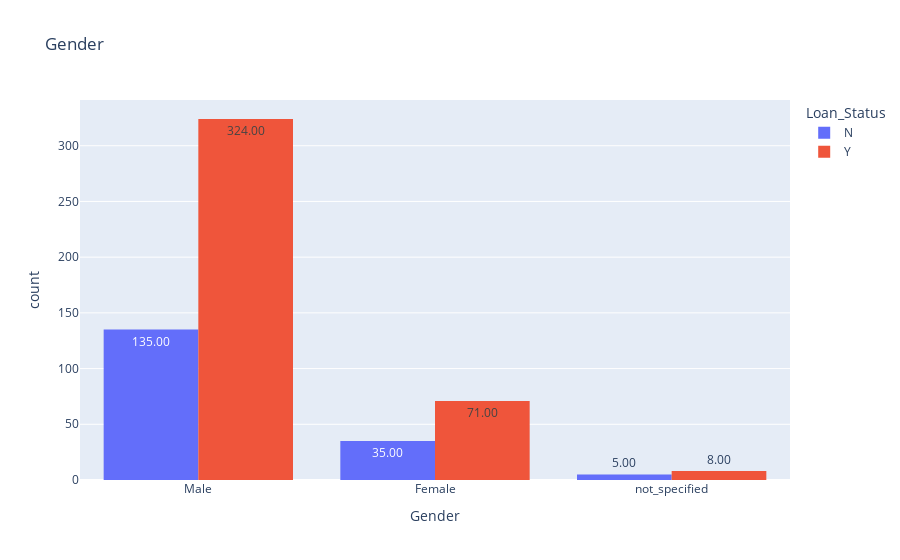
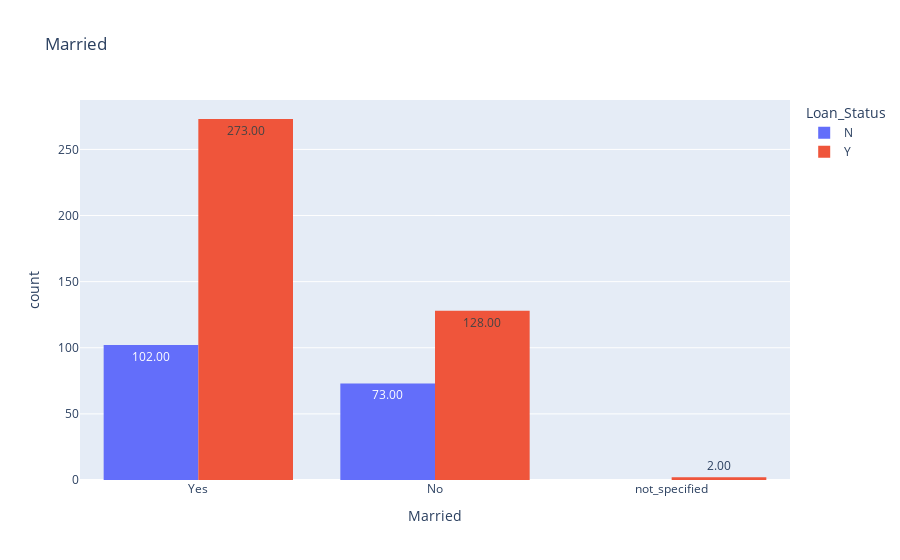
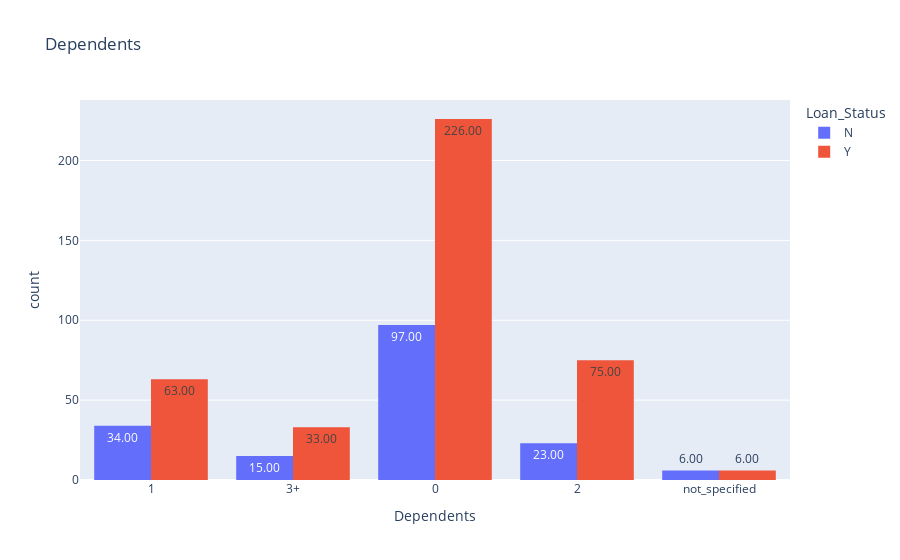
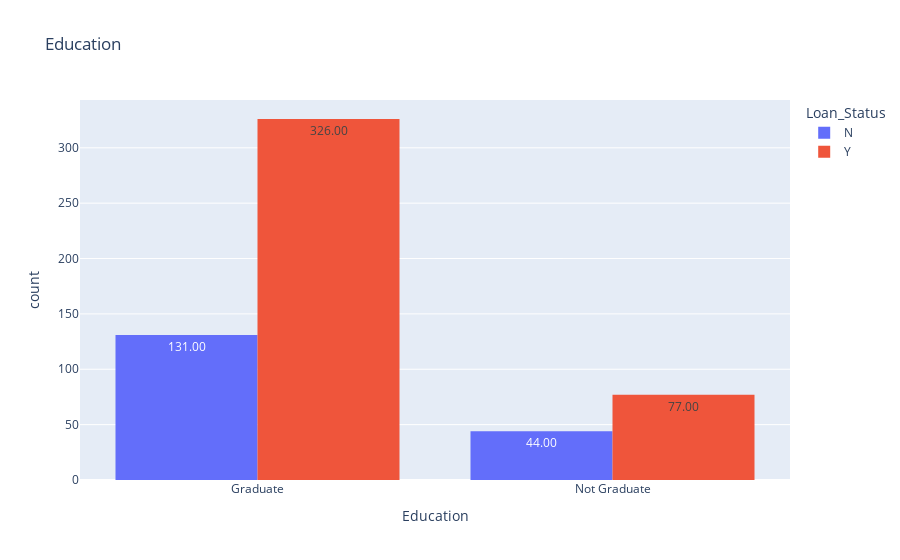

The cell these charts' notebook holds for them, in order:
### Markdown cell above
# EDA

### Code cell
for i in df.columns[:-1]:
    if df[i].dtype == 'object':
        plt.figure(figsize=(20,5))
        px.histogram(df,
                     x=i,
                     color='Loan_Status',
                     barmode="group",
                     text_auto=".2f",
                     title = i).show();

### Figure 1 — Plotly figure (JSON) as saved in the notebook; plotly's stock layout.template omitted (floating-point values rounded to 4 significant figures; data arrays with more than 128 entries replaced by an {"elided": "..."} marker saying what was removed)
{"data": [{"alignmentgroup": "True", "bingroup": "x", "hovertemplate": "Loan_Status=N<br>Gender=%{x}<br>count=%{y}<extra></extra>", "legendgroup": "N", "marker": {"color": "#636efa", "pattern": {"shape": ""}}, "name": "N", "offsetgroup": "N", "orientation": "v", "showlegend": true, "texttemplate": "%{value:.2f}", "type": "histogram", "x": {"elided": "175 str values"}, "xaxis": "x", "yaxis": "y"}, {"alignmentgroup": "True", "bingroup": "x", "hovertemplate": "Loan_Status=Y<br>Gender=%{x}<br>count=%{y}<extra></extra>", "legendgroup": "Y", "marker": {"color": "#EF553B", "pattern": {"shape": ""}}, "name": "Y", "offsetgroup": "Y", "orientation": "v", "showlegend": true, "texttemplate": "%{value:.2f}", "type": "histogram", "x": {"elided": "403 str values"}, "xaxis": "x", "yaxis": "y"}], "layout": {"barmode": "group", "legend": {"title": {"text": "Loan_Status"}, "tracegroupgap": 0}, "title": {"text": "Gender"}, "xaxis": {"anchor": "y", "domain": [0, 1], "title": {"text": "Gender"}}, "yaxis": {"anchor": "x", "domain": [0, 1], "title": {"text": "count"}}}}

### Figure 2 — Plotly figure (JSON) as saved in the notebook; plotly's stock layout.template omitted (floating-point values rounded to 4 significant figures; data arrays with more than 128 entries replaced by an {"elided": "..."} marker saying what was removed)
{"data": [{"alignmentgroup": "True", "bingroup": "x", "hovertemplate": "Loan_Status=N<br>Married=%{x}<br>count=%{y}<extra></extra>", "legendgroup": "N", "marker": {"color": "#636efa", "pattern": {"shape": ""}}, "name": "N", "offsetgroup": "N", "orientation": "v", "showlegend": true, "texttemplate": "%{value:.2f}", "type": "histogram", "x": {"elided": "175 str values"}, "xaxis": "x", "yaxis": "y"}, {"alignmentgroup": "True", "bingroup": "x", "hovertemplate": "Loan_Status=Y<br>Married=%{x}<br>count=%{y}<extra></extra>", "legendgroup": "Y", "marker": {"color": "#EF553B", "pattern": {"shape": ""}}, "name": "Y", "offsetgroup": "Y", "orientation": "v", "showlegend": true, "texttemplate": "%{value:.2f}", "type": "histogram", "x": {"elided": "403 str values"}, "xaxis": "x", "yaxis": "y"}], "layout": {"barmode": "group", "legend": {"title": {"text": "Loan_Status"}, "tracegroupgap": 0}, "title": {"text": "Married"}, "xaxis": {"anchor": "y", "domain": [0, 1], "title": {"text": "Married"}}, "yaxis": {"anchor": "x", "domain": [0, 1], "title": {"text": "count"}}}}

### Figure 3 — Plotly figure (JSON) as saved in the notebook; plotly's stock layout.template omitted (floating-point values rounded to 4 significant figures; data arrays with more than 128 entries replaced by an {"elided": "..."} marker saying what was removed)
{"data": [{"alignmentgroup": "True", "bingroup": "x", "hovertemplate": "Loan_Status=N<br>Dependents=%{x}<br>count=%{y}<extra></extra>", "legendgroup": "N", "marker": {"color": "#636efa", "pattern": {"shape": ""}}, "name": "N", "offsetgroup": "N", "orientation": "v", "showlegend": true, "texttemplate": "%{value:.2f}", "type": "histogram", "x": {"elided": "175 str values"}, "xaxis": "x", "yaxis": "y"}, {"alignmentgroup": "True", "bingroup": "x", "hovertemplate": "Loan_Status=Y<br>Dependents=%{x}<br>count=%{y}<extra></extra>", "legendgroup": "Y", "marker": {"color": "#EF553B", "pattern": {"shape": ""}}, "name": "Y", "offsetgroup": "Y", "orientation": "v", "showlegend": true, "texttemplate": "%{value:.2f}", "type": "histogram", "x": {"elided": "403 str values"}, "xaxis": "x", "yaxis": "y"}], "layout": {"barmode": "group", "legend": {"title": {"text": "Loan_Status"}, "tracegroupgap": 0}, "title": {"text": "Dependents"}, "xaxis": {"anchor": "y", "domain": [0, 1], "title": {"text": "Dependents"}}, "yaxis": {"anchor": "x", "domain": [0, 1], "title": {"text": "count"}}}}

### Figure 4 — Plotly figure (JSON) as saved in the notebook; plotly's stock layout.template omitted (floating-point values rounded to 4 significant figures; data arrays with more than 128 entries replaced by an {"elided": "..."} marker saying what was removed)
{"data": [{"alignmentgroup": "True", "bingroup": "x", "hovertemplate": "Loan_Status=N<br>Education=%{x}<br>count=%{y}<extra></extra>", "legendgroup": "N", "marker": {"color": "#636efa", "pattern": {"shape": ""}}, "name": "N", "offsetgroup": "N", "orientation": "v", "showlegend": true, "texttemplate": "%{value:.2f}", "type": "histogram", "x": {"elided": "175 str values"}, "xaxis": "x", "yaxis": "y"}, {"alignmentgroup": "True", "bingroup": "x", "hovertemplate": "Loan_Status=Y<br>Education=%{x}<br>count=%{y}<extra></extra>", "legendgroup": "Y", "marker": {"color": "#EF553B", "pattern": {"shape": ""}}, "name": "Y", "offsetgroup": "Y", "orientation": "v", "showlegend": true, "texttemplate": "%{value:.2f}", "type": "histogram", "x": {"elided": "403 str values"}, "xaxis": "x", "yaxis": "y"}], "layout": {"barmode": "group", "legend": {"title": {"text": "Loan_Status"}, "tracegroupgap": 0}, "title": {"text": "Education"}, "xaxis": {"anchor": "y", "domain": [0, 1], "title": {"text": "Education"}}, "yaxis": {"anchor": "x", "domain": [0, 1], "title": {"text": "count"}}}}
